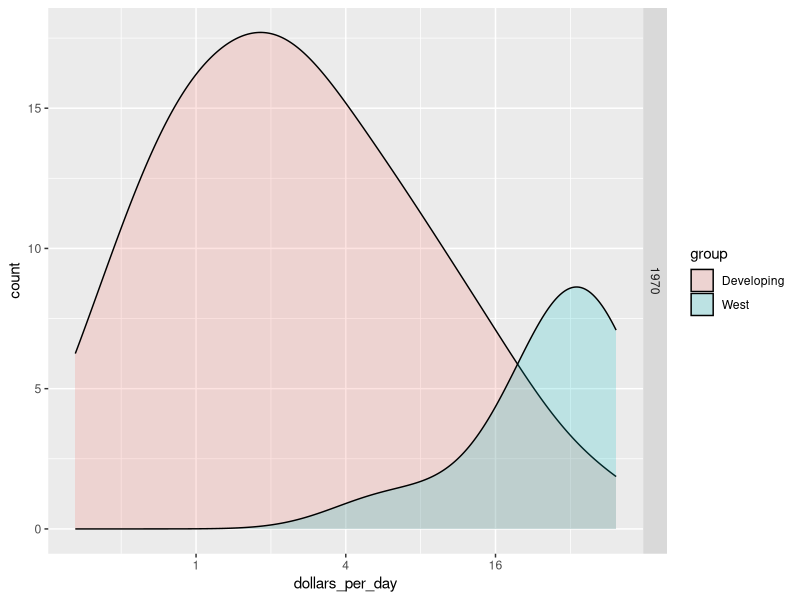
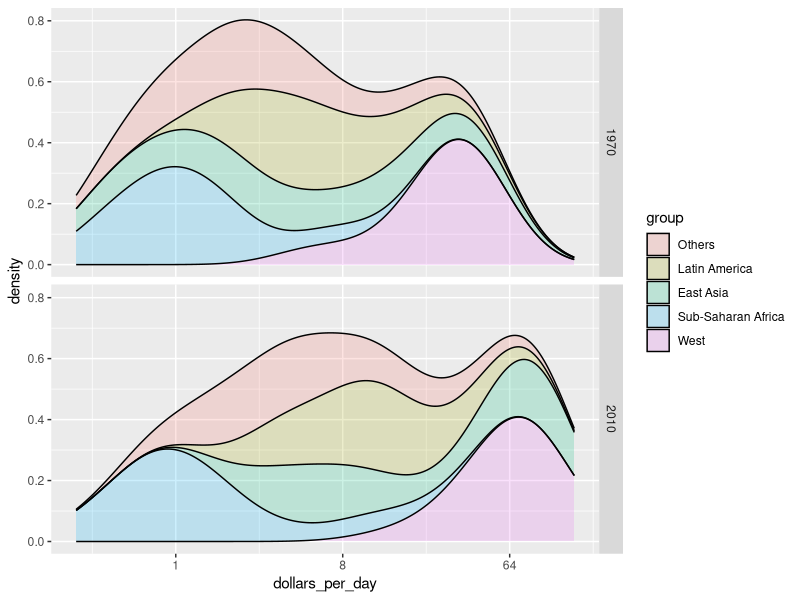
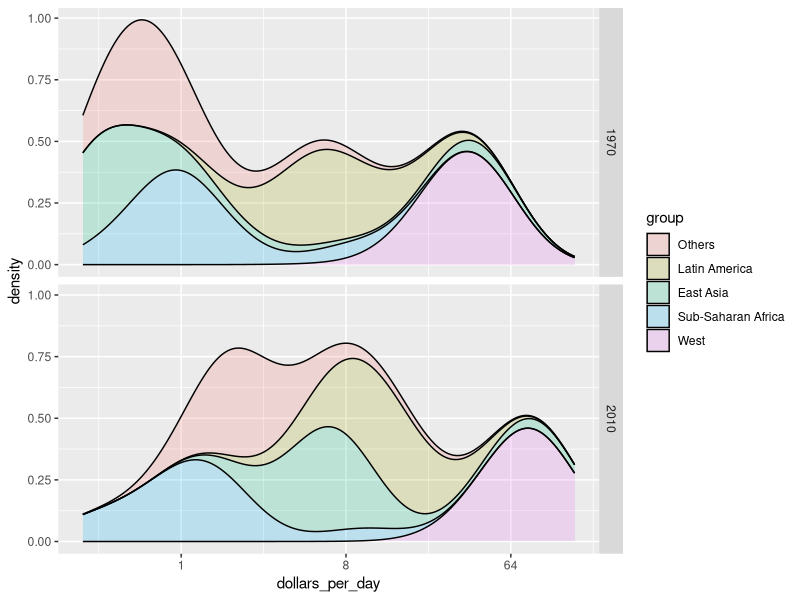

Recreate these plots in R, in order.
library(tidyverse)
library(dslabs)
data(gapminder)

# add dollars per day variable and define past year
gapminder <- gapminder %>%
  mutate(dollars_per_day = gdp/population/365)
past_year <- 1970
present_year <- 2010

# define Western countries
west <- c("Western Europe", "Northern Europe", "Southern Europe", "Northern America", "Australia and New Zealand")


# define countries that have data available in both years
country_list_1 <- gapminder %>%
  filter(year == past_year & !is.na(dollars_per_day)) %>% .$country
country_list_2 <- gapminder %>%
  filter(year == present_year & !is.na(dollars_per_day)) %>% .$country
country_list <- intersect(country_list_1, country_list_2)

# smooth density plots - area under each curve adds to 1
gapminder %>%
  filter(year == past_year & country %in% country_list) %>%
  mutate(group = ifelse(region %in% west, "West", "Developing")) %>% group_by(group) %>%
  summarize(n = n()) %>% knitr::kable()

# smooth density plots - variable counts on y-axis
p <- gapminder %>%
  filter(year == past_year & country %in% country_list) %>%
  mutate(group = ifelse(region %in% west, "West", "Developing")) %>%
  ggplot(aes(dollars_per_day, y = ..count.., fill = group)) +
  scale_x_continuous(trans = "log2")
p + geom_density(alpha = 0.2, bw = 0.75) + facet_grid(year ~ .)

## Add new region groups with case_when

# add group as a factor, grouping regions
gapminder <- gapminder %>%
  mutate(group = case_when(
    .$region %in% west ~ "West",
    .$region %in% c("Eastern Asia", "South-Eastern Asia") ~ "East Asia",
    .$region %in% c("Caribbean", "Central America", "South America") ~ "Latin America",
    .$continent == "Africa" & .$region != "Northern Africa" ~ "Sub-Saharan Africa",
    TRUE ~ "Others"))

# reorder factor levels
gapminder <- gapminder %>%
  mutate(group = factor(group, levels = c("Others", "Latin America", "East Asia", "Sub-Saharan Africa", "West")))

## Stacked density plot

# note you must redefine p with the new gapminder object first
p <- gapminder %>%
  filter(year %in% c(past_year, present_year) & country %in% country_list) %>%
  ggplot(aes(dollars_per_day, fill = group)) +
  scale_x_continuous(trans = "log2")

# stacked density plot
p + geom_density(alpha = 0.2, bw = 0.75, position = "stack") +
  facet_grid(year ~ .)

# weighted stacked density plot
gapminder %>%
  filter(year %in% c(past_year, present_year) & country %in% country_list) %>%
  group_by(year) %>%
  mutate(weight = population/sum(population*2)) %>%
  ungroup() %>%
  ggplot(aes(dollars_per_day, fill = group, weight = weight)) +
  scale_x_continuous(trans = "log2") +
  geom_density(alpha = 0.2, bw = 0.75, position = "stack") + facet_grid(year ~ .)
